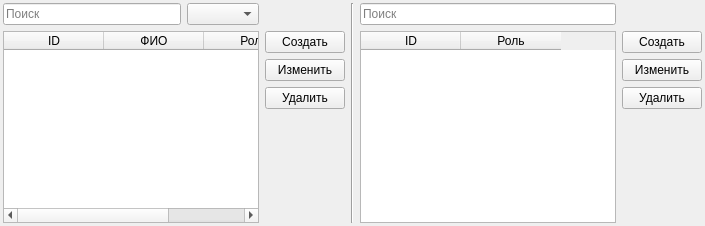
         <widget class="QWidget" name="tab_7">
          <attribute name="title">
           <string>Пользователи</string>
          </attribute>
          <layout class="QGridLayout" name="gridLayout_3">
           <property name="leftMargin">
            <number>3</number>
           </property>
           <property name="topMargin">
            <number>3</number>
           </property>
           <property name="rightMargin">
            <number>3</number>
           </property>
           <property name="bottomMargin">
            <number>3</number>
           </property>
           <item row="0" column="0">
            <layout class="QGridLayout" name="gridLayout_4">
             <item row="2" column="5">
              <layout class="QVBoxLayout" name="verticalLayout_12">
               <item>
                <widget class="QPushButton" name="pb_admin_addRole">
                 <property name="text">
                  <string>Создать</string>
                 </property>
                </widget>
               </item>
               <item>
                <widget class="QPushButton" name="pb_admin_editRole">
                 <property name="text">
                  <string>Изменить</string>
                 </property>
                </widget>
               </item>
               <item>
                <widget class="QPushButton" name="pb_admin_deleteRole">
                 <property name="text">
                  <string>Удалить</string>
                 </property>
                </widget>
               </item>
               <item>
                <spacer name="verticalSpacer_2">
                 <property name="orientation">
                  <enum>Qt::Orientation::Vertical</enum>
                 </property>
                 <property name="sizeHint" stdset="0">
                  <size>
                   <width>20</width>
                   <height>40</height>
                  </size>
                 </property>
                </spacer>
               </item>
              </layout>
             </item>
             <item row="2" column="4">
              <widget class="QTableWidget" name="tw_admin_roles">
               <property name="palette">
                <palette>
                 <active>
                  <colorrole role="Highlight">
                   <brush brushstyle="SolidPattern">
                    <color alpha="255">
                     <red>187</red>
                     <green>202</green>
                     <blue>212</blue>
                    </color>
                   </brush>
                  </colorrole>
                 </active>
                 <inactive>
                  <colorrole role="Highlight">
                   <brush brushstyle="SolidPattern">
                    <color alpha="255">
                     <red>187</red>
                     <green>202</green>
                     <blue>212</blue>
                    </color>
                   </brush>
                  </colorrole>
                 </inactive>
                 <disabled/>
                </palette>
               </property>
               <property name="editTriggers">
                <set>QAbstractItemView::EditTrigger::NoEditTriggers</set>
               </property>
               <property name="alternatingRowColors">
                <bool>true</bool>
               </property>
               <property name="selectionMode">
                <enum>QAbstractItemView::SelectionMode::SingleSelection</enum>
               </property>
               <property name="selectionBehavior">
                <enum>QAbstractItemView::SelectionBehavior::SelectRows</enum>
               </property>
               <attribute name="horizontalHeaderHighlightSections">
                <bool>false</bool>
               </attribute>
               <attribute name="verticalHeaderVisible">
                <bool>false</bool>
               </attribute>
               <attribute name="verticalHeaderHighlightSections">
                <bool>false</bool>
               </attribute>
               <column>
                <property name="text">
                 <string>ID</string>
                </property>
               </column>
               <column>
                <property name="text">
                 <string>Роль</string>
                </property>
               </column>
              </widget>
             </item>
             <item row="1" column="4">
              <widget class="QLineEdit" name="le_admin_roles_search">
               <property name="placeholderText">
                <string>Поиск</string>
               </property>
              </widget>
             </item>
             <item row="1" column="0">
              <widget class="QLineEdit" name="le_admin_users_search">
               <property name="placeholderText">
                <string>Поиск</string>
               </property>
              </widget>
             </item>
             <item row="2" column="2">
              <layout class="QVBoxLayout" name="verticalLayout">
               <item>
                <widget class="QPushButton" name="pb_admin_addUser">
                 <property name="text">
                  <string>Создать</string>
                 </property>
                </widget>
               </item>
               <item>
                <widget class="QPushButton" name="pb_admin_editUser">
                 <property name="text">
                  <string>Изменить</string>
                 </property>
                </widget>
               </item>
               <item>
                <widget class="QPushButton" name="pb_admin_deleteUser">
                 <property name="text">
                  <string>Удалить</string>
                 </property>
                </widget>
               </item>
               <item>
                <spacer name="verticalSpacer">
                 <property name="orientation">
                  <enum>Qt::Orientation::Vertical</enum>
                 </property>
                 <property name="sizeHint" stdset="0">
                  <size>
                   <width>20</width>
                   <height>40</height>
                  </size>
                 </property>
                </spacer>
               </item>
              </layout>
             </item>
             <item row="1" column="3" rowspan="2">
              <widget class="Line" name="line">
               <property name="orientation">
                <enum>Qt::Orientation::Vertical</enum>
               </property>
              </widget>
             </item>
             <item row="1" column="1">
              <widget class="QComboBox" name="cb_admin_roles">
               <property name="sizeAdjustPolicy">
                <enum>QComboBox::SizeAdjustPolicy::AdjustToContents</enum>
               </property>
              </widget>
             </item>
             <item row="2" column="0" colspan="2">
              <widget class="QTableWidget" name="tw_admin_users">
               <property name="palette">
                <palette>
                 <active>
                  <colorrole role="Highlight">
                   <brush brushstyle="SolidPattern">
                    <color alpha="255">
                     <red>187</red>
                     <green>202</green>
                     <blue>212</blue>
                    </color>
                   </brush>
                  </colorrole>
                 </active>
                 <inactive>
                  <colorrole role="Highlight">
                   <brush brushstyle="SolidPattern">
                    <color alpha="255">
                     <red>187</red>
                     <green>202</green>
                     <blue>212</blue>
                    </color>
                   </brush>
                  </colorrole>
                 </inactive>
                 <disabled/>
                </palette>
               </property>
               <property name="focusPolicy">
                <enum>Qt::FocusPolicy::NoFocus</enum>
               </property>
               <property name="editTriggers">
                <set>QAbstractItemView::EditTrigger::NoEditTriggers</set>
               </property>
               <property name="tabKeyNavigation">
                <bool>true</bool>
               </property>
               <property name="showDropIndicator" stdset="0">
                <bool>true</bool>
               </property>
               <property name="dragEnabled">
                <bool>false</bool>
               </property>
               <property name="alternatingRowColors">
                <bool>true</bool>
               </property>
               <property name="selectionMode">
                <enum>QAbstractItemView::SelectionMode::SingleSelection</enum>
               </property>
               <property name="selectionBehavior">
                <enum>QAbstractItemView::SelectionBehavior::SelectRows</enum>
               </property>
               <property name="verticalScrollMode">
                <enum>QAbstractItemView::ScrollMode::ScrollPerPixel</enum>
               </property>
               <property name="showGrid">
                <bool>true</bool>
               </property>
               <property name="wordWrap">
                <bool>true</bool>
               </property>
               <property name="cornerButtonEnabled">
                <bool>true</bool>
               </property>
               <property name="columnCount">
                <number>3</number>
               </property>
               <property name="supportedDragActions">
                <set>Qt::DropAction::CopyAction|Qt::DropAction::MoveAction</set>
               </property>
               <attribute name="horizontalHeaderVisible">
                <bool>true</bool>
               </attribute>
               <attribute name="horizontalHeaderHighlightSections">
                <bool>false</bool>
               </attribute>
               <attribute name="verticalHeaderVisible">
                <bool>false</bool>
               </attribute>
               <attribute name="verticalHeaderHighlightSections">
                <bool>false</bool>
               </attribute>
               <column>
                <property name="text">
                 <string>ID</string>
                </property>
               </column>
               <column>
                <property name="text">
                 <string>ФИО</string>
                </property>
               </column>
               <column>
                <property name="text">
                 <string>Роль</string>
                </property>
               </column>
              </widget>
             </item>
            </layout>
           </item>
          </layout>
         </widget>
